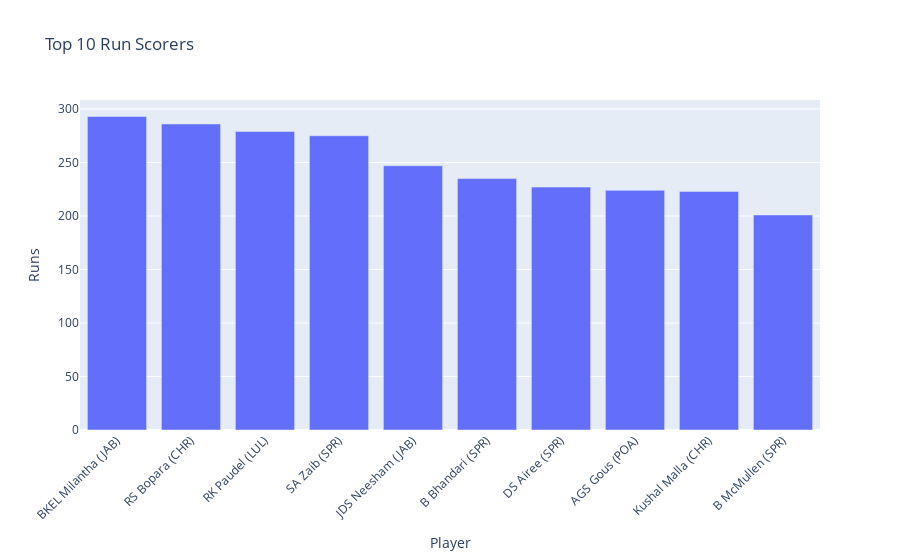

Notebook cell for this chart:
### Markdown cell above
### Top 10 run scorers

### Code cell
# Top 10 run scorers
top_runs = df.copy()
top_runs['runs'] = pd.to_numeric(top_runs['runs'], errors='coerce')
top_runs = top_runs.sort_values('runs', ascending=False).head(10)
fig_top_runs = px.bar(
    top_runs,
    x='player',
    y='runs',
    title='Top 10 Run Scorers'
)
fig_top_runs.update_layout(xaxis_title='Player', yaxis_title='Runs', xaxis_tickangle=-45)
fig_top_runs.show()

### Figure 1 — Plotly figure (JSON) as saved in the notebook; plotly's stock layout.template omitted (floating-point values rounded to 4 significant figures)
{"data": [{"alignmentgroup": "True", "hovertemplate": "player=%{x}<br>runs=%{y}<extra></extra>", "legendgroup": "", "marker": {"color": "#636efa", "pattern": {"shape": ""}}, "name": "", "offsetgroup": "", "orientation": "v", "showlegend": false, "textposition": "auto", "type": "bar", "x": ["BKEL Milantha (JAB)", "RS Bopara (CHR)", "RK Paudel (LUL)", "SA Zaib (SPR)", "JDS Neesham (JAB)", "B Bhandari (SPR)", "DS Airee (SPR)", "AGS Gous (POA)", "Kushal Malla (CHR)", "B McMullen (SPR)"], "xaxis": "x", "y": [293, 286, 279, 275, 247, 235, 227, 224, 223, 201], "yaxis": "y"}], "layout": {"barmode": "relative", "legend": {"tracegroupgap": 0}, "title": {"text": "Top 10 Run Scorers"}, "xaxis": {"anchor": "y", "domain": [0, 1], "tickangle": -45, "title": {"text": "Player"}}, "yaxis": {"anchor": "x", "domain": [0, 1], "title": {"text": "Runs"}}}}
